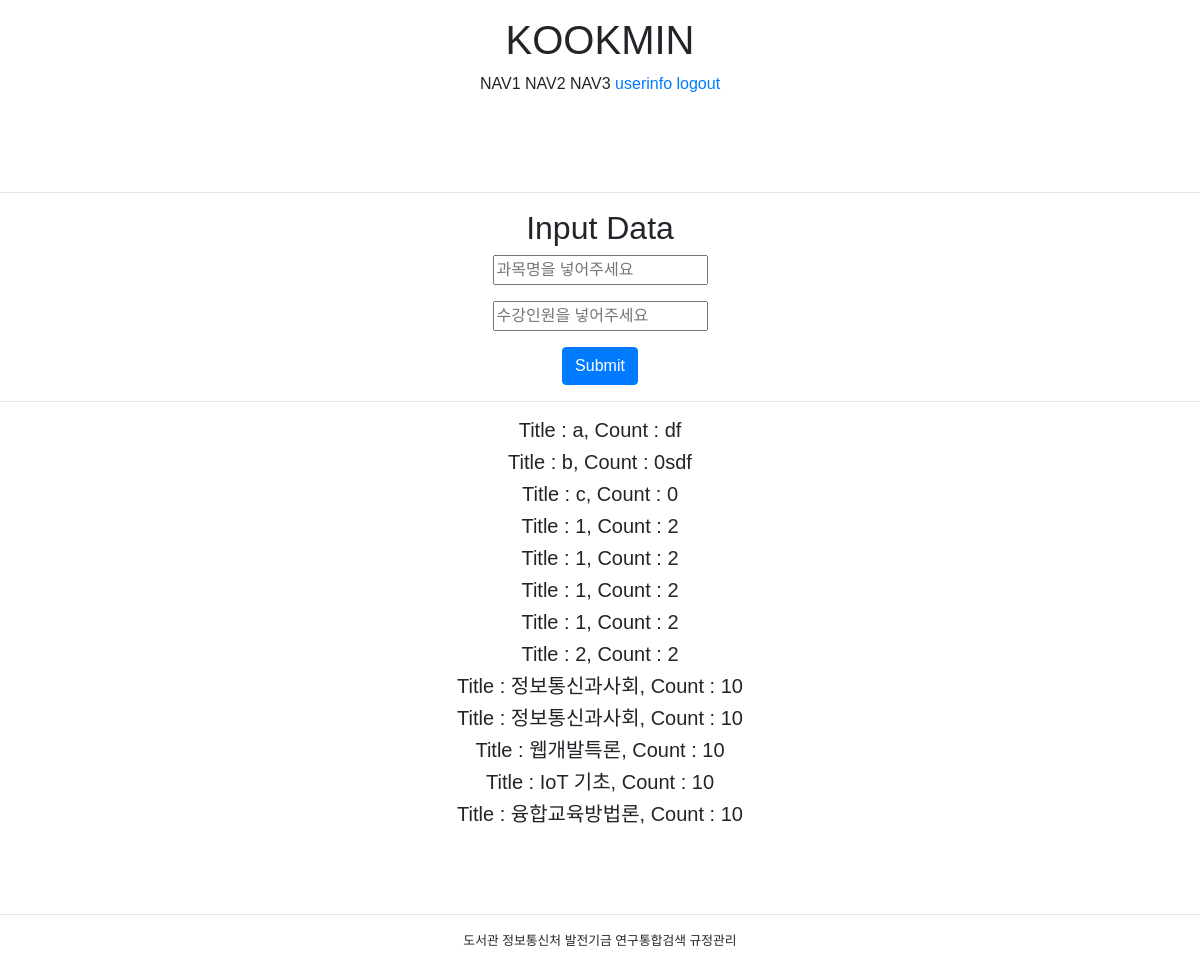
Page /mvtapps/detail/ (signed in) on the committed database.
### mvtapp/models.py (models this page shows)
class LectureDetail(models.Model):
    title = models.CharField(max_length=255, null=False)
    count = models.IntegerField(null=False)

### mvtapp/views.py (the view)
# urls.py: path('detail/', detail, name='detail'),
def detail(request):
        if request.user.is_authenticated:
                if request.method == 'POST':
                        title = request.POST.get('title')
                        count = request.POST.get('count')
                        data = LectureDetail()
                        data.title = title
                        data.count = int(count)
                        data.save()
                        return HttpResponseRedirect(reverse('mvtapp:detail'))
                else:
                    datas = LectureDetail.objects.all()
                return render(request, 'mvtapp/new_mvt_detail.html', context={'datas':datas})
        else:
            return HttpResponseRedirect(reverse('accountapp:login'))

### mvtapp/templates/mvtapp/new_mvt_detail.html (shortened to what this page needs)
{% extends 'base.html' %}
{% block content %}
  <div style="text-align : center">
      <h2>Input Data</h2>
      <form action="/mvtapps/detail/" method="post">
          <div>
              <input type="text" name="title" placeholder="과목명을 넣어주세요">
          </div>
          <div style="margin: 1rem">
              <input type="text" name="count" placeholder="수강인원을 넣어주세요">
          </div>
          <div style="margin: 1rem">
              <input type="submit" class="btn btn-primary">
          </div>
      </form>
      <hr>
      <div style="overflow:scroll; height: 30rem; text-align:center;">
      {% if datas %}
          {% for data in datas %}
              <h5> Title : {{ data.title }}, Count : {{ data.count }}</h5>
          {% endfor %}
      {% endif %}
      </div>
  </div>
{% endblock %}

### templates/base.html
<!DOCTYPE html>
<html lang="en">
{% include 'head.html' %}
<body>
    {% include 'header.html' %}
    <hr>
    {% block content %}
    {% endblock %}
    <hr>
    {% include 'footer.html' %}
</body>
</html>

### templates/head.html (shortened to what this page needs)
{% load static %}
<head>
    <link rel="stylesheet" type="text/css" href="{% static 'base.css' %}">
    <link rel="stylesheet" href="https://stackpath.bootstrapcdn.com/bootstrap/4.1.3/css/bootstrap.min.css">
</head>

### templates/header.html
<div class="header">
    <div><h1>KOOKMIN</h1></div>
        <div>
            <span>NAV1</span>
            <span>NAV2</span>
            <span>NAV3</span>
            {%  if not user.is_authenticated %}
                <a href="{% url 'accountapp:login' %}">
                    <span>login</span>
                </a>
                <a href="{% url 'accountapp:create' %}">
                    <span>Registration</span>
                </a>
            {% else %}
                <a href="{% url 'accountapp:detail' pk=user.pk %}">
                    <span>userinfo</span>
                </a>
                <a href="{% url 'accountapp:logout' %}">
                    <span>logout</span>
                </a>
            {% endif %}
        </div>
</div>

### templates/footer.html
    <div class="footer">
        <span>도서관</span>
        <span>정보통신처</span>
        <span>발전기금</span>
        <span>연구통합검색</span>
        <span>규정관리</span>
    </div>

### static/base.css (style rules this page uses)
* { font-family: 'Noto Sans KR', sans-serif; }
.header { text-align : center; height: 10rem; margin: 1rem; }
.footer { text-align: center; height: 5rem; margin: 1rem; font-size: 0.8rem; }

### rows in the picture
LectureDetail: title "a", count "df"
LectureDetail: title "b", count "0sdf"
LectureDetail: title "c", count "0"
LectureDetail: title "1", count "2"
LectureDetail: title "1", count "2"
LectureDetail: title "1", count "2"
LectureDetail: title "1", count "2"
LectureDetail: title "2", count "2"
LectureDetail: title "정보통신과사회", count "10"
LectureDetail: title "정보통신과사회", count "10"
LectureDetail: title "웹개발특론", count "10"
LectureDetail: title "IoT 기초", count "10"
LectureDetail: title "융합교육방법론", count "10"
